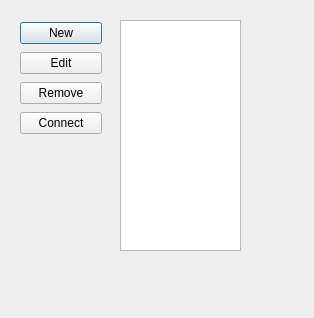
<?xml version="1.0" encoding="UTF-8"?>
<ui version="4.0">
 <class>HelicalServerConnectionsDialog</class>
 <widget class="QDialog" name="HelicalServerConnectionsDialog">
  <property name="geometry">
   <rect>
    <x>0</x>
    <y>0</y>
    <width>314</width>
    <height>318</height>
   </rect>
  </property>
  <property name="windowTitle">
   <string>Dialog</string>
  </property>
  <widget class="QListWidget" name="connectionList">
   <property name="geometry">
    <rect>
     <x>120</x>
     <y>20</y>
     <width>121</width>
     <height>231</height>
    </rect>
   </property>
  </widget>
  <widget class="QWidget" name="layoutWidget1">
   <property name="geometry">
    <rect>
     <x>20</x>
     <y>20</y>
     <width>82</width>
     <height>120</height>
    </rect>
   </property>
   <layout class="QVBoxLayout" name="verticalLayout">
    <item>
     <widget class="QPushButton" name="newServerButton">
      <property name="text">
       <string>New</string>
      </property>
     </widget>
    </item>
    <item>
     <widget class="QPushButton" name="editServerButton">
      <property name="text">
       <string>Edit</string>
      </property>
     </widget>
    </item>
    <item>
     <widget class="QPushButton" name="removeServerButton">
      <property name="text">
       <string>Remove</string>
      </property>
     </widget>
    </item>
    <item>
     <widget class="QPushButton" name="connectServerButton">
      <property name="text">
       <string>Connect</string>
      </property>
     </widget>
    </item>
   </layout>
  </widget>
 </widget>
 <resources/>
 <connections/>
</ui>
